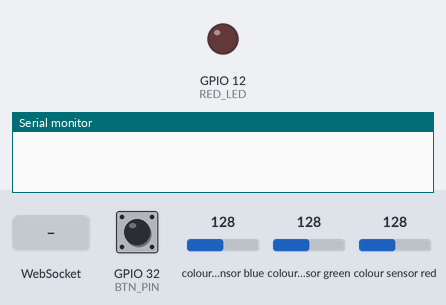
The sketch below on a simulated ESP32. Parts: output pins drawn as LEDs (lit = HIGH), the last lines printed to the serial monitor. The inputs (shaded band) are chosen by the test bench; at power-on: GPIO 32 (BTN_PIN) HIGH, colour sensor blue 128, colour sensor green 128, colour sensor red 128. WiFi joins after 1.5 s; servers stay silent unless stated; storage starts empty.

Above: at 0.1 s.
At 3.2 s:
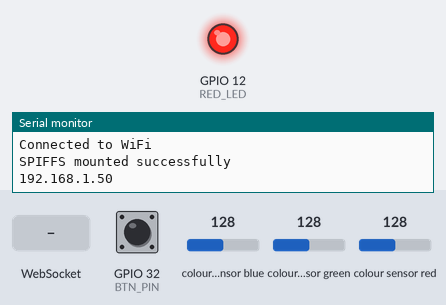
3.3 s: GPIO 32 (BTN_PIN) pulled LOW for 0.15 s
4.9 s: WebSocket text "#" received
6.4 s: WebSocket text "," received
7.9 s: WebSocket text "|" received
Timing chart, 0 to 10.4 s (numbered marks = the images above; inputs shaded):
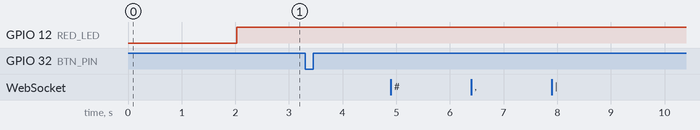

The sketch:

server.ino
```cpp
#include <WiFi.h>
#include <AsyncTCP.h>
#include <ESPAsyncWebSrv.h>
#include <SPIFFS.h>
#include <Arduino_APDS9960.h>
#include <Adafruit_NeoPixel.h>
AsyncWebSocket ws("/");
#include "color.h"
#include "env.h"
#include "setup.h"
#define BTN_PIN 32
#define RED_LED 12
#define LUMINOSITYMAX 600

int currentBtnState;
int actionTriggered = false;

void setup() {
  Serial.begin(115200);
  pinMode(BTN_PIN, INPUT_PULLUP);
  pinMode(RED_LED, OUTPUT);
  // Wait for communication with the host computer serial monitor
  while (!Serial) {
    delay(1);
  }
  check_for_APDS();
  setup_wifi(ssid, password);
  if (!check_for_SPIFFS()) return;
  Serial.println(WiFi.localIP());
  setup_server();
}

void send_color(int *r, int *g, int *b, int *a) {
  convertRGB(r, g, b);
  char *hex = rgb_to_hex(*r, *g, *b);
  Serial.println(hex);
  ws.textAll(hex);
}

void loop() {
  while (!APDS.colorAvailable()) delay(5);

  int r, g, b, a;
  APDS.readColor(r, g, b, a);

  if (a < LUMINOSITYMAX) {
    digitalWrite(RED_LED, HIGH);
  } else {
    digitalWrite(RED_LED, LOW);
  }

  currentBtnState = digitalRead(BTN_PIN);
  if (currentBtnState == LOW && !actionTriggered) {
    actionTriggered = true;
    if (a < LUMINOSITYMAX) send_color(&r, &g, &b, &a);
  } else if (currentBtnState == HIGH && actionTriggered) {
    actionTriggered = false;
  }

  delay(50);
}
```

color.h
```cpp
#ifndef COLOR_H
#define COLOR_H

void hexToRGB(String hexColor, uint8_t& r, uint8_t& g, uint8_t& b);

char* rgb_to_hex(int r, int g, int b);

void parseColors(String inputString, int colors[][3]);

int clamp(int value, int min, int max);

void convertRGB(int* r, int* g, int* b);

#endif //COLOR_H
```

color.ino
```cpp
void hexToRGB(String hexColor, uint8_t& r, uint8_t& g, uint8_t& b) {
  // Remove the '#' character if it's present
  if (hexColor[0] == '#') {
    hexColor = hexColor.substring(1);
  }

  // Parse the red, green, and blue values from the hex string
  long number = (long)strtol(hexColor.c_str(), NULL, 16);
  r = number >> 16;
  g = number >> 8 & 0xFF;
  b = number & 0xFF;
}

char* rgb_to_hex(int r, int g, int b) {
  char* hex_str = (char*)malloc(sizeof(char) * 7);
  sprintf(hex_str, "#%02X%02X%02X", r, g, b);
  return hex_str;
}

void parseColors(String inputString, int colors[][3]) {
  int i = 0, j = 0, k = 0;
  char c;
  String numStr;
  for (int n = 0; n < inputString.length(); n++) {
    c = inputString.charAt(n);
    if (c == ',' || c == '|') {
      colors[i][j] = numStr.toInt();
      numStr = "";
      j++;
      if (j >= 3) {
        i++;
        j = 0;
        if (i >= 6) {
          return;
        }
      }
    } else {
      numStr += c;
    }
  }
  if (numStr.length() > 0) {
    colors[i][j] = numStr.toInt();
  }
}

int clamp(int value, int min, int max) {
  return value < min ? min : (value > max ? max : value);
}

void convertRGB(int* r, int* g, int* b) {
  int maxValue = max(max(*r, *g), *b);
  int value = 20;
  int* values[] = { r, g, b };
  for (int i = 0; i < 3; i++) {
    *values[i] = (*r == maxValue) ? clamp(*r + value, 0, 255) : clamp(*r - value, 0, 255);
  }
}
```

env.sample.h
```cpp
#ifndef ENV_H
#define ENV_H

static const char* ssid = "nom du réseau ici";
static const char* password = "mot de passe ici";

#endif //ENV_H
```

setup.h
```cpp
#ifndef SETUP_H
#define SETUP_H

void onWsEvent(AsyncWebSocket* server, AsyncWebSocketClient* client, AwsEventType type, void* arg, uint8_t* data, size_t len);

void check_for_APDS();

void setup_wifi(const char *ssid, const char *password);

bool check_for_SPIFFS();

void setup_server();

#endif  //SETUP_H
```

setup.ino
```cpp
#include <WiFi.h>
#include <AsyncTCP.h>
#include <ESPAsyncWebSrv.h>

extern AsyncWebSocket ws;
int colors[6][3] = {};
AsyncWebServer server(80);

void onWsEvent(AsyncWebSocket* server, AsyncWebSocketClient* client, AwsEventType type, void* arg, uint8_t* data, size_t len) {
  if (type == WS_EVT_CONNECT) {
    Serial.printf("WebSocket client #%u connected from %s\n", client->id(), client->remoteIP().toString().c_str());
  } else if (type == WS_EVT_DISCONNECT) {
    Serial.printf("WebSocket client #%u disconnected\n", client->id());
  } else if (type == WS_EVT_DATA) {
    String message = "";
    for (size_t i = 0; i < len; i++) {
      message += (char)data[i];
    }
    Serial.printf("WebSocket message received: %s\n", message.c_str());
    //parseColors(message.c_str(), colors);
  }
}

void check_for_APDS() {
  if (!APDS.begin()) {
    Serial.println("Error initializing APDS-9960 sensor.");
  }
}

void setup_wifi(const char* ssid, const char* password) {
  WiFi.begin(ssid, password);
  while (WiFi.status() != WL_CONNECTED) {
    delay(1000);
    Serial.println("Connecting to WiFi...");
  }
  Serial.println("Connected to WiFi");
}

bool check_for_SPIFFS() {
  if (!SPIFFS.begin(true)) {
    Serial.println("An error has occurred while mounting SPIFFS");
    return false;
  }
  Serial.println("SPIFFS mounted successfully");
  return true;
}

void setup_server() {
  server.serveStatic("/", SPIFFS, "/").setDefaultFile("index.html");
  ws.onEvent(onWsEvent);
  server.addHandler(&ws);
  server.begin();
}
```
